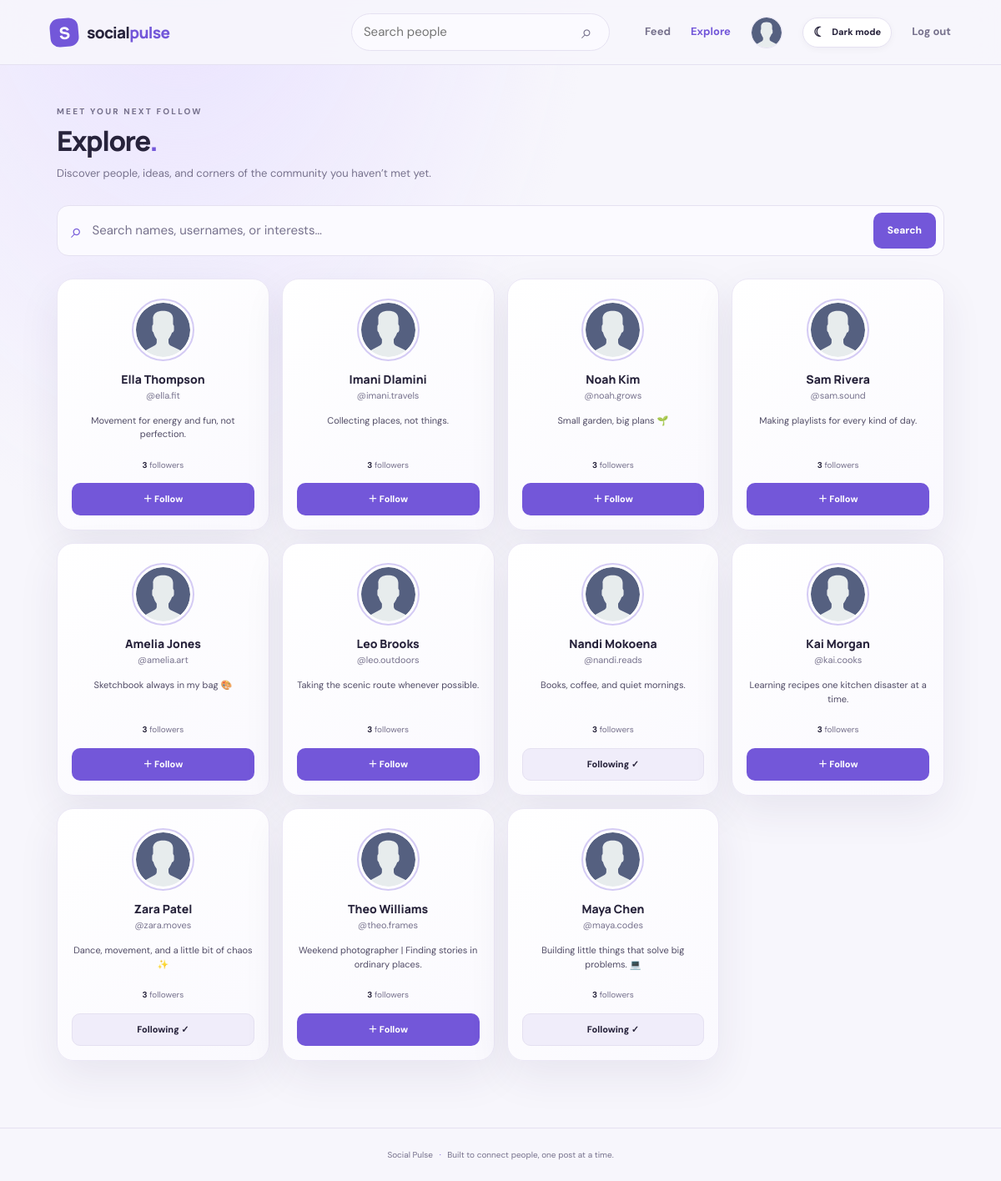
The app's page /explore.php (signed in) with its own data.
### tables this page shows
CREATE TABLE IF NOT EXISTS users (
  id BIGINT UNSIGNED NOT NULL AUTO_INCREMENT,
  username VARCHAR(25) NOT NULL,
  display_name VARCHAR(60) NOT NULL,
  email VARCHAR(190) NOT NULL,
  password_hash VARCHAR(255) NOT NULL,
  avatar_path VARCHAR(255) DEFAULT NULL,
  bio VARCHAR(500) DEFAULT NULL,
  created_at TIMESTAMP NOT NULL DEFAULT CURRENT_TIMESTAMP,
  updated_at TIMESTAMP NOT NULL DEFAULT CURRENT_TIMESTAMP ON UPDATE CURRENT_TIMESTAMP,
  PRIMARY KEY (id), UNIQUE KEY uq_users_username (username), UNIQUE KEY uq_users_email (email), KEY idx_users_created (created_at)
);

### explore.php (the view)
<?php
require_once __DIR__ . '/app.php'; require_login(); $me=current_user(); $q=trim((string)($_GET['q']??''));
if ($q !== '') { $like='%'.$q.'%'; $stmt=$conn->prepare('SELECT u.id,u.username,u.display_name,u.avatar_path,u.bio,(SELECT COUNT(*) FROM follows f WHERE f.followed_id=u.id) followers, EXISTS(SELECT 1 FROM follows f2 WHERE f2.follower_id=? AND f2.followed_id=u.id) is_following FROM users u WHERE u.id<>? AND (u.username LIKE ? OR u.display_name LIKE ? OR u.bio LIKE ?) ORDER BY followers DESC,u.username LIMIT 100'); $stmt->bind_param('iisss',$me['id'],$me['id'],$like,$like,$like); }
else { $stmt=$conn->prepare('SELECT u.id,u.username,u.display_name,u.avatar_path,u.bio,(SELECT COUNT(*) FROM follows f WHERE f.followed_id=u.id) followers, EXISTS(SELECT 1 FROM follows f2 WHERE f2.follower_id=? AND f2.followed_id=u.id) is_following FROM users u WHERE u.id<>? ORDER BY followers DESC,u.created_at DESC LIMIT 100'); $stmt->bind_param('ii',$me['id'],$me['id']); }
$stmt->execute(); $people=$stmt->get_result(); page_start('Explore','explore');
?>
<main class="content-wrap"><div class="section-heading explore-heading"><div><span class="eyebrow muted">MEET YOUR NEXT FOLLOW</span><h1>Explore<span class="heading-dot">.</span></h1><p class="muted">Discover people, ideas, and corners of the community you haven’t met yet.</p></div></div><form class="search-large" method="get"><span>⌕</span><input name="q" type="search" placeholder="Search names, usernames, or interests…" value="<?= e($q) ?>"><button class="btn primary" type="submit">Search</button><?php if($q!==''): ?><a class="clear-search" href="explore.php">Clear</a><?php endif; ?></form><?php if($people->num_rows===0): ?><div class="empty-state card"><div class="empty-icon">⌕</div><h2>No matches just yet.</h2><p>Try a different name or search term.</p></div><?php else: ?><div class="people-grid"><?php while($person=$people->fetch_assoc()): ?><article class="person-card card"><a class="person-avatar-wrap" href="profile.php?u=<?= urlencode($person['username']) ?>"><img class="person-avatar" src="<?= e(avatar(['avatar_path'=>$person['avatar_path']])) ?>" alt=""></a><h3><?= e($person['display_name']) ?></h3><p class="handle">@<?= e($person['username']) ?></p><p class="person-bio"><?= e($person['bio'] ?: 'Finding their rhythm on Social Pulse.') ?></p><div class="person-meta"><span><strong><?= (int)$person['followers'] ?></strong> followers</span></div><?php if($person['is_following']): ?><form method="post" action="follow.php"><input type="hidden" name="csrf" value="<?= e(csrf_token()) ?>"><input type="hidden" name="user_id" value="<?= (int)$person['id'] ?>"><input type="hidden" name="mode" value="unfollow"><button class="btn secondary full" type="submit">Following ✓</button></form><?php else: ?><form method="post" action="follow.php"><input type="hidden" name="csrf" value="<?= e(csrf_token()) ?>"><input type="hidden" name="user_id" value="<?= (int)$person['id'] ?>"><input type="hidden" name="mode" value="follow"><button class="btn primary full" type="submit">＋ Follow</button></form><?php endif; ?></article><?php endwhile; ?></div><?php endif; ?></main>
<?php page_end(); ?>

### app.php (shortened to what this page needs)
<?php
function e(mixed $value): string { return htmlspecialchars((string)($value ?? ''), ENT_QUOTES | ENT_SUBSTITUTE, 'UTF-8'); }
function current_user(): ?array { return $_SESSION['user'] ?? null; }
function take_flash(): ?array { $f = $_SESSION['flash'] ?? null; unset($_SESSION['flash']); return $f; }
function avatar(array $user): string { return !empty($user['avatar_path']) ? (string)$user['avatar_path'] : 'assets/images/avatar.svg'; }
function page_start(string $title, string $active = ''): void {
    $user = current_user(); $flash = take_flash();
    ?>
    <!doctype html><html lang="en" data-theme="light"><head><link rel="stylesheet" href="assets/css/app.css"></head><body>
    <header class="topbar"><a class="brand" href="<?= $user ? 'feed.php' : 'index.php' ?>"><span class="brand-mark">S</span><span>social<span class="brand-accent">pulse</span></span></a>
    <?php if ($user): ?><form class="top-search" action="explore.php" method="get"><input type="search" name="q" placeholder="Search people" value="<?= e($_GET['q'] ?? '') ?>" aria-label="Search people"><button aria-label="Search">⌕</button></form><nav class="top-actions"><a class="nav-link <?= $active==='feed'?'active':'' ?>" href="feed.php">Feed</a><a class="nav-link <?= $active==='explore'?'active':'' ?>" href="explore.php">Explore</a><a class="nav-avatar" href="profile.php?u=<?= e($user['username']) ?>"><img src="<?= e(avatar($user)) ?>" alt="Your profile"></a><button class="theme-toggle" type="button" data-theme-toggle aria-label="Switch to dark mode" aria-pressed="false"><span class="theme-toggle-icon" aria-hidden="true">☾</span><span class="theme-toggle-label">Dark mode</span></button><a class="nav-link logout" href="logout.php">Log out</a></nav><?php else: ?><button class="theme-toggle" type="button" data-theme-toggle aria-label="Switch to dark mode" aria-pressed="false"><span class="theme-toggle-icon" aria-hidden="true">☾</span><span class="theme-toggle-label">Dark mode</span></button><?php endif; ?></header>
    <?php
}
function page_end(): void { ?><footer class="site-footer">Social Pulse <span>·</span> Built to connect people, one post at a time.</footer><script src="assets/js/app.js" defer></script></body></html><?php }

### records on screen
users: display_name "Ella Thompson", username "ella.fit", bio "Movement for energy and fun, not perfection.", followers "3"
users: display_name "Imani Dlamini", username "imani.travels", bio "Collecting places, not things.", followers "3"
users: display_name "Noah Kim", username "noah.grows", bio "Small garden, big plans 🌱", followers "3"
users: display_name "Sam Rivera", username "sam.sound", bio "Making playlists for every kind of day.", followers "3"
users: display_name "Amelia Jones", username "amelia.art", bio "Sketchbook always in my bag 🎨", followers "3"
users: display_name "Leo Brooks", username "leo.outdoors", bio "Taking the scenic route whenever possible.", followers "3"
users: display_name "Nandi Mokoena", username "nandi.reads", bio "Books, coffee, and quiet mornings.", followers "3"
users: display_name "Kai Morgan", username "kai.cooks", bio "Learning recipes one kitchen disaster at a time.", followers "3"
users: display_name "Zara Patel", username "zara.moves", bio "Dance, movement, and a little bit of chaos ✨", followers "3"
users: display_name "Theo Williams", username "theo.frames", bio "Weekend photographer | Finding stories in ordinary places.", followers "3"
users: display_name "Maya Chen", username "maya.codes", bio "Building little things that solve big problems. 💻", followers "3"
